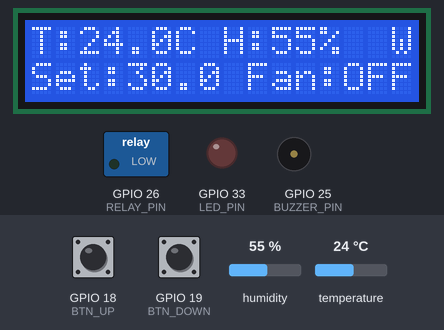
This sketch was run on a simulated ESP32. Parts: 16×2 character LCD, switched loads named in the sketch (green lamp = pin HIGH), output pins drawn as LEDs (lit = HIGH), buzzer (waves = sounding, pin HIGH). Dashed ring = blinking. Inputs (shaded band) come from the test bench; at power-on: temperature 24 °C, GPIO 19 (BTN_DOWN) HIGH, GPIO 18 (BTN_UP) HIGH, humidity 55 %. WiFi joins after 1.5 s; servers stay silent unless stated; EEPROM starts erased; what the sketch prints to the serial monitor is not drawn.

Above: at 3.4 s.
3.5 s: temperature set to 29.5 °C
At 5.4 s:
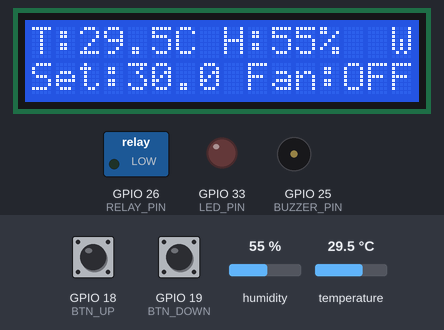
5.7 s: temperature set to 30.4 °C
At 8.6 s:
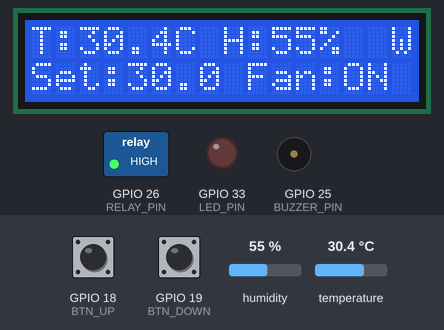
9.7 s: GPIO 19 (BTN_DOWN) pulled LOW for 3.2 s
At 12.74 s:
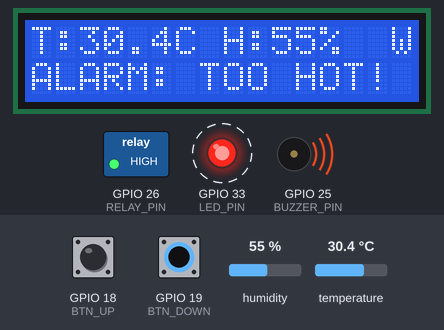
13.5 s: GPIO 18 (BTN_UP) pulled LOW for 3.2 s
At 15.1 s:
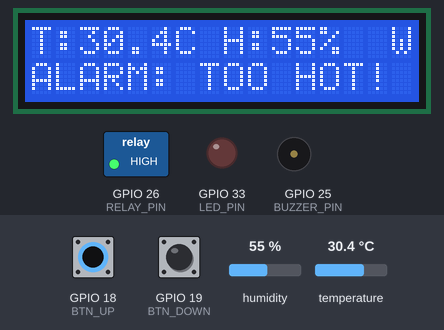
18.2 s: temperature set to 28.8 °C
At 21.3 s:
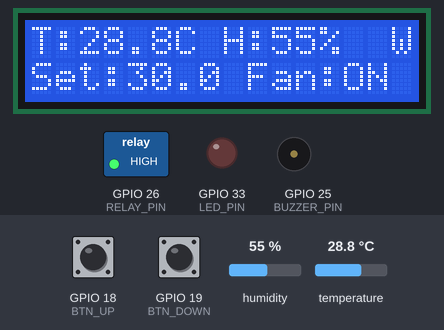
21.7 s: temperature set to 27.5 °C
At 25.5 s:
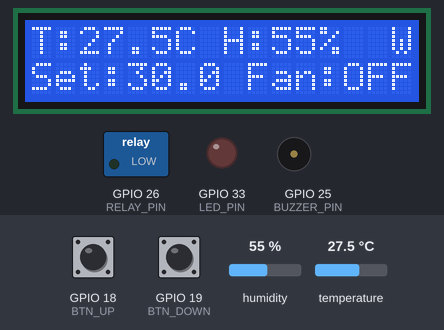
Timing chart, 0 to 26.7 s (numbered marks = the images above; inputs shaded):
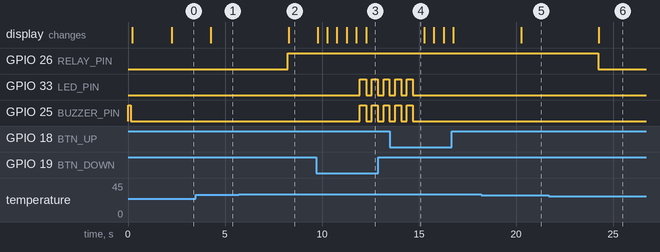

The sketch:

sketch.ino
```cpp
/*
  Board : ESP32 DevKit
  Parts : DHT22, 16x2 I2C LCD (0x27), relay + DC fan, buzzer, alarm LED,
          2 buttons, Telegram alerts
*/

#include <WiFi.h>
#include <WiFiClientSecure.h>
#include <UniversalTelegramBot.h>
#include <ArduinoJson.h>
#include <Wire.h>
#include <LiquidCrystal_I2C.h>
#include <DHT.h>
#include <Preferences.h>

// ======================= USER SETTINGS =======================
// Use "Velxio-GUEST" for Wi-Fi in the simulator, with an empty password.
const char* WIFI_SSID = "Velxio-GUEST";
const char* WIFI_PASS = "";
// Token format: number, colon, long string (e.g. 1234567890:AAH...)
const char* BOT_TOKEN = "";
const char* CHAT_ID   = "";

#define RELAY_ACTIVE_LOW  false
// Set to true if the buzzer sounds when the pin is LOW, false if it sounds when HIGH
#define BUZZER_ACTIVE_LOW false

const float DEFAULT_SETPOINT = 30.0;   // fan ON at/above this
const float HYSTERESIS       = 2.0;    // fan OFF at setpoint - this
const float ALARM_MARGIN     = 5.0;    // alarm ON at setpoint + this
const float ALARM_CLEAR_BAND = 1.0;    // alarm OFF at setpoint + margin - this
const float SETPOINT_MIN     = 20.0;
const float SETPOINT_MAX     = 40.0;
const float SETPOINT_STEP    = 0.5;

// If the sensor fails, run the fan (safer for live birds / plants).
const bool FAN_ON_SENSOR_FAIL = true;
// =============================================================

// Pins
#define DHT_PIN     4
#define RELAY_PIN   26
#define BUZZER_PIN  25
#define LED_PIN     33
#define BTN_UP      18
#define BTN_DOWN    19
#define DHT_TYPE    DHT22

// Timing (ms)
const unsigned long READ_INTERVAL    = 2000;
const unsigned long DISPLAY_INTERVAL = 500;
const unsigned long BOT_INTERVAL     = 3000;
const unsigned long WIFI_RETRY       = 15000;
const unsigned long ALERT_REPEAT_MS  = 300000;  // repeat alert every 5 min
const unsigned long BTN_REPEAT       = 250;
const unsigned long SAVE_DELAY       = 2000;

// Telegram tasks
const unsigned long SEND_RETRY_MS = 2000;
const int SEND_MAX_TRIES = 3;

// Objects
DHT dht(DHT_PIN, DHT_TYPE);
LiquidCrystal_I2C lcd(0x27, 16, 2);
WiFiClientSecure secureClient;
UniversalTelegramBot bot(BOT_TOKEN, secureClient);
Preferences prefs;

// State
enum AlarmReason { ALARM_NONE, ALARM_HOT, ALARM_SENSOR };
AlarmReason alarmReason = ALARM_NONE;

float temperature = NAN;
float humidity    = NAN;
float setpoint    = DEFAULT_SETPOINT;
bool  fanOn       = false;
bool  sensorFail  = false;
int   failCount   = 0;
bool  muted       = false;
bool  buzzerOn    = false; // Keep track of buzzer state

unsigned long lastRead     = 0;
unsigned long lastDisplay  = 0;
unsigned long lastBot      = 0;
unsigned long lastWifi     = 0;
unsigned long lastAlert    = 0;
unsigned long lastBlink    = 0;
unsigned long lastBtn      = 0;
unsigned long lastSetpointChange = 0;
unsigned long nextTry      = 0;
unsigned long lastPoll     = 0;


bool blinkState    = false;
bool setpointDirty = false;
bool lastUpState   = HIGH;
bool lastDownState = HIGH;
bool bothHeld      = false;
bool announced     = false;

// ---------------------------------------------------------------
void setRelay(bool on) {
  bool level = RELAY_ACTIVE_LOW ? !on : on;
  digitalWrite(RELAY_PIN, level ? HIGH : LOW);
}

void setBuzzer(bool on) {
  digitalWrite(BUZZER_PIN, BUZZER_ACTIVE_LOW ? !on : on);
  buzzerOn = on;
}

bool telegramConfigured() {
  // Token format is 123456789:AAH...
  return strlen(BOT_TOKEN) > 20 && strchr(BOT_TOKEN, ':') != nullptr;
}

bool telegramReady() {
  return WiFi.status() == WL_CONNECTED && telegramConfigured();
}

struct Msg {
  String text;
  int tries;
};
QueueHandle_t msgQueue;
Msg pending = {"", 0};
bool havePending = false;


void sendTelegram(const String& msg) {
  Msg m = {msg, 0};
  xQueueSend(msgQueue, &m, portMAX_DELAY);
}

String statusText() {
  String s = "Climate status\n";
  s += "Temperature: " + (isnan(temperature) ? String("--") : String(temperature, 1)) + " C\n";
  s += "Humidity: " + (isnan(humidity) ? String("--") : String(humidity, 0)) + " %\n";
  s += "Setpoint: " + String(setpoint, 1) + " C\n";
  s += "Fan: " + String(fanOn ? "ON" : "OFF") + "\n";
  if (alarmReason == ALARM_HOT)         s += "ALARM: too hot";
  else if (alarmReason == ALARM_SENSOR) s += "ALARM: sensor not responding";
  else                                  s += "Alarm: none";
  return s;
}

void readSensor() {
  float t = dht.readTemperature();
  float h = dht.readHumidity();
  if (isnan(t) || isnan(h)) {
    failCount++;
    if (failCount >= 3) sensorFail = true;
  } else {
    failCount = 0;
    sensorFail = false;
    temperature = t;
    humidity = h;
  }
}

void onAlarmChange() {
  lastAlert = millis();
  if (alarmReason == ALARM_NONE) {
    muted = false;
    sendTelegram("Back to normal.\n" + statusText());
    Serial.println("Alarm state changed: ALARM_NONE");
  } else if (alarmReason == ALARM_HOT) {
    sendTelegram("WARNING: too hot!\n" + statusText());
    Serial.println("Alarm state changed: ALARM_HOT");
  } else { // ALARM_SENSOR
    sendTelegram("WARNING: DHT22 sensor not responding. Fan forced ON.\n" + statusText());
    Serial.println("Alarm state changed: ALARM_SENSOR");
  }
}

void updateControl() {
  // Fan with hysteresis
  if (sensorFail) {
    fanOn = FAN_ON_SENSOR_FAIL;
  } else if (!isnan(temperature)) {
    if (temperature >= setpoint) fanOn = true;
    else if (temperature <= setpoint - HYSTERESIS) fanOn = false;
  }
  setRelay(fanOn);

  // Alarm state
  AlarmReason r = alarmReason;
  if (sensorFail) {
    r = ALARM_SENSOR;
  } else if (!isnan(temperature)) {
    if (temperature >= setpoint + ALARM_MARGIN) r = ALARM_HOT;
    else if (r == ALARM_SENSOR && temperature <= setpoint) r = ALARM_NONE; // Clear sensor alarm if temp is normal
    else if (r == ALARM_HOT && temperature <= setpoint + ALARM_MARGIN - ALARM_CLEAR_BAND) r = ALARM_NONE;
  }
  if (r != alarmReason) {
    alarmReason = r;
    onAlarmChange();
  }
}

void repeatAlert(unsigned long now) {
  if (alarmReason != ALARM_NONE && now - lastAlert >= ALERT_REPEAT_MS) {
    lastAlert = now;
    sendTelegram("STILL ALARMING:\n" + statusText());
  }
}

void updateAlarmOutputs(unsigned long now) {
  if (alarmReason == ALARM_NONE) {
    digitalWrite(LED_PIN, LOW);
    setBuzzer(false); // Ensure buzzer is off
    return;
  }

  // Blink the LED and Buzzer for alerts
  unsigned long period = (alarmReason == ALARM_HOT) ? 300 : 800;
  if (now - lastBlink >= period) {
    lastBlink = now;
    blinkState = !blinkState;
  }

  digitalWrite(LED_PIN, blinkState ? HIGH : LOW);

  // Only sound buzzer if not muted
  if (!muted) {
    setBuzzer(blinkState);
  } else {
    setBuzzer(false); // If muted, keep buzzer off
  }
}

void handleButtons(unsigned long now) {
  bool up = (digitalRead(BTN_UP) == LOW);
  bool down = (digitalRead(BTN_DOWN) == LOW);

  if (up && down) {
    if (!bothHeld && alarmReason != ALARM_NONE) {
      muted = !muted;
      setBuzzer(false); // Mute immediately
    }
    bothHeld = true;
    return;
  }
  if (bothHeld) {
    if (!up && !down) bothHeld = false;
    return;
  }
  if ((up || down) && now - lastBtn >= BTN_REPEAT) {
    lastBtn = now;
    setpoint += up ? SETPOINT_STEP : -SETPOINT_STEP;
    setpoint = constrain(setpoint, SETPOINT_MIN, SETPOINT_MAX);
    setpointDirty = true;
    lastSetpointChange = now;
    updateControl();
  }
}

void saveSetpointIfNeeded(unsigned long now) {
  if (setpointDirty && now - lastSetpointChange >= SAVE_DELAY) {
    prefs.putFloat("setpoint", setpoint);
    setpointDirty = false;
  }
}

void maintainWifi(unsigned long now) {
  if (WiFi.status() != WL_CONNECTED && now - lastWifi >= WIFI_RETRY) {
    lastWifi = now;
    WiFi.disconnect();
    WiFi.begin(WIFI_SSID, WIFI_PASS);
  }
}

float requestedSetpoint = DEFAULT_SETPOINT;
bool setpointRequest = false;
void applySetpointRequest() {
  if (setpointRequest) {
    setpoint = constrain(requestedSetpoint, SETPOINT_MIN, SETPOINT_MAX);
    prefs.putFloat("setpoint", setpoint);
    setpointDirty = false;
    updateControl();
    setpointRequest = false;
  }
}

void telegramTask(void* pvParameters) {
  (void) pvParameters;

  while (true) {
    if (telegramReady()) {
      if (!announced) {
        Serial.printf("Telegram: connected to %s. Bot token: %s, Chat ID: %s.\n",
                      WiFi.SSID().c_str(), BOT_TOKEN, CHAT_ID);
        sendTelegram("Controller started. Current status:\n" + statusText());
        announced = true;
      }

      // Send any pending message
      if (!havePending) {
        if (xQueueReceive(msgQueue, &pending, 0) == pdTRUE) {
          havePending = true;
          pending.tries = 0;
          nextTry = 0;
        }
      }
      if (havePending && millis() >= nextTry) {
        Serial.printf("Telegram: sending \"%s\" (try %d)\n", pending.text.c_str(), pending.tries + 1);
        bool ok = bot.sendMessage(CHAT_ID, String(pending.text), "");
        if (ok) {
          Serial.println("Telegram: message sent");
          havePending = false;
        } else {
          pending.tries++;
          Serial.printf("Telegram: send failed (try %d/%d). Check token, chat id, and press Start in the bot.\n",
                        pending.tries, SEND_MAX_TRIES);
          if (pending.tries >= SEND_MAX_TRIES) havePending = false;
          else nextTry = millis() + SEND_RETRY_MS;
        }
      }

      // Check for commands
      if (millis() - lastPoll >= BOT_INTERVAL) {
        lastPoll = millis();
        int n = bot.getUpdates(bot.last_message_received + 1);
        while (n) {
          for (int i = 0; i < n; i++) {
            if (String(bot.messages[i].chat_id) != String(CHAT_ID)) continue;
            String text = bot.messages[i].text;
            text.trim();

            if (text == "/status") {
              sendTelegram(statusText());
            } else if (text == "/test") {
              sendTelegram("TEST ALERT: Telegram notifications are working.");
            } else if (text.startsWith("/set")) {
              float v = text.substring(4).toFloat();
              if (v >= SETPOINT_MIN && v <= SETPOINT_MAX) {
                requestedSetpoint = v;
                setpointRequest = true;
                sendTelegram("Setpoint changed to " + String(v, 1) + " C");
              } else {
                sendTelegram("Use /set followed by a value from " +
                             String(SETPOINT_MIN, 0) + " to " + String(SETPOINT_MAX, 0));
              }
            } else {
              sendTelegram("Commands:\n/status - current readings\n/test - test alert\n/set 30 - change setpoint");
            }
          }
          n = bot.getUpdates(bot.last_message_received + 1);
        }
      }
    } else {
      announced = false;   // announce again after Wi-Fi comes back
    }
    vTaskDelay(pdMS_TO_TICKS(200));
  }
}

// ---------------------------------------------------------------
void updateDisplay() {
  char left[17];
  char line[17];

  // Row 0: temperature, humidity, Wi-Fi marker (W = connected, - = offline)
  if (isnan(temperature)) snprintf(left, sizeof(left), "T:--.-C H:--%%");
  else snprintf(left, sizeof(left), "T:%.1fC H:%.0f%%", temperature, humidity);
  snprintf(line, sizeof(line), "%-15s%c", left, WiFi.status() == WL_CONNECTED ? 'W' : '-');
  lcd.setCursor(0, 0);
  lcd.print(line);

  // Row 1: alarm or setpoint/fan
  lcd.setCursor(0, 1);
  if (alarmReason == ALARM_HOT) {
    lcd.print("ALARM: TOO HOT! ");
  } else if (alarmReason == ALARM_SENSOR) {
    lcd.print("ALARM: SENSOR   ");
  } else {
    snprintf(left, sizeof(left), "Set:%.1f Fan:%s", setpoint, fanOn ? "ON" : "OFF");
    snprintf(line, sizeof(line), "%-16s", left);
    lcd.print(line);
  }
}

// ---------------------------------------------------------------
void setup() {
  Serial.begin(115200);

  // Initialize Relay pin mode first, then set initial state
  pinMode(RELAY_PIN, OUTPUT);
  digitalWrite(RELAY_PIN, RELAY_ACTIVE_LOW ? HIGH : LOW);
  setRelay(false);

  // Initialize Buzzer pin mode first, then set initial state and do short beep
  pinMode(BUZZER_PIN, OUTPUT);
  digitalWrite(BUZZER_PIN, BUZZER_ACTIVE_LOW ? HIGH : LOW); // Ensure initial state is OFF
  setBuzzer(true); // Short beep on startup
  delay(150);
  setBuzzer(false); // Then silent until a real alarm

  pinMode(LED_PIN, OUTPUT);
  digitalWrite(LED_PIN, LOW);
  pinMode(BTN_UP, INPUT_PULLUP);
  pinMode(BTN_DOWN, INPUT_PULLUP);

  prefs.begin("climate", false);
  setpoint = constrain(prefs.getFloat("setpoint", DEFAULT_SETPOINT), SETPOINT_MIN, SETPOINT_MAX);

  dht.begin();

  Wire.begin(21, 22);
  lcd.init();
  lcd.backlight();
  lcd.setCursor(0, 0);
  lcd.print("Climate Control");

  WiFi.mode(WIFI_STA);
  WiFi.begin(WIFI_SSID, WIFI_PASS);
  secureClient.setInsecure();

  if (!telegramConfigured()) {
    Serial.println("WARNING: Telegram not configured. Token must look like 123456789:AAH...");
  }

  msgQueue = xQueueCreate(8, sizeof(Msg));
  xTaskCreatePinnedToCore(telegramTask, "telegram", 10240, NULL, 1, NULL, 0);

  delay(2000); // Let the DHT22 settle
  readSensor();
  updateControl();
  lastRead = millis();
}

void loop() {
  unsigned long now = millis();

  handleButtons(now);
  applySetpointRequest();

  if (now - lastRead >= READ_INTERVAL) {
    lastRead = now;
    readSensor();
    updateControl();
    Serial.printf("T=%.1fC H=%.0f%% Set=%.1f Fan=%s Alarm=%d Buzzer=%s WiFi=%s\n",
                  temperature, humidity, setpoint, fanOn ? "ON" : "OFF",
                  (int)alarmReason, buzzerOn ? "ON" : "off",
                  WiFi.status() == WL_CONNECTED ? "yes" : "no");
  }

  updateAlarmOutputs(now);

  if (now - lastDisplay >= DISPLAY_INTERVAL) {
    lastDisplay = now;
    updateDisplay();
  }

  maintainWifi(now);
  repeatAlert(now);
  saveSetpointIfNeeded(now);
}
```

Measured:
- the behaviour switches between 29.9 and 30 °C on temperature (found by bisection; images 1 and 2)
- the behaviour switches between 28.1 and 28 °C on temperature (found by bisection; images 5 and 6)
- after the input at 3.5 s, the display: changes after 0.77 s (image 1)
- after the input at 5.7 s, GPIO 26 (RELAY_PIN): LOW → HIGH after 2.5 s; the display: changes after 2.6 s (image 2)
- after the input at 9.7 s, GPIO 33 (LED_PIN), GPIO 25 (BUZZER_PIN): alternates HIGH for 0.30 s and LOW for 0.30 s, starting after 2.3 s; the display: first changes after 0.07 s (image 3 shows a later state)
- after the input at 13.5 s, GPIO 33 (LED_PIN), GPIO 25 (BUZZER_PIN): goes on until 14.7 s, then stays LOW
- after the input at 18.2 s, the display: changes after 2.1 s (image 5)
- after the input at 21.7 s, GPIO 26 (RELAY_PIN): HIGH → LOW after 2.5 s; the display: changes after 2.6 s (image 6)
